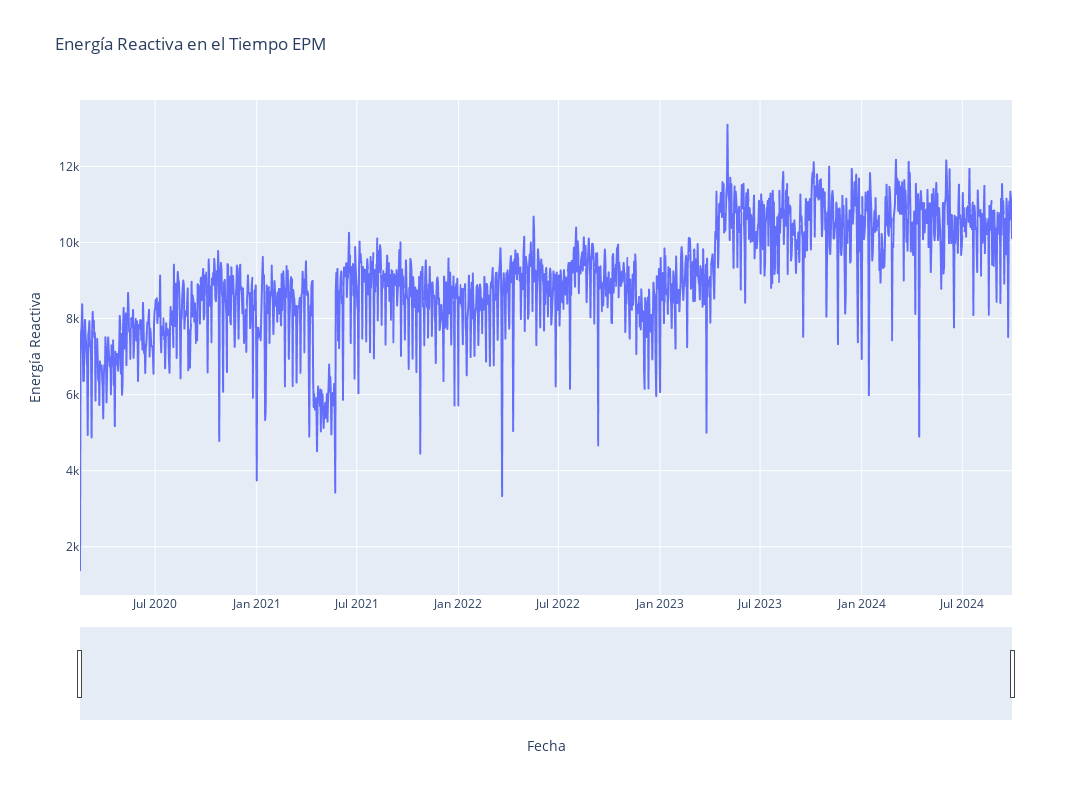

The notebook cell this image was saved under:
### Code cell
# Visualiza la serie temporal

#plt.plot(data_day['date'], df_er)
fig = px.line(df_energia_epm, x='date', y='reactiva_inductiva', title='Energía Reactiva en el Tiempo')

# Personalización del gráfico
fig.update_layout(
    title='Energía Reactiva en el Tiempo EPM',
    xaxis_title='Fecha',
    yaxis_title='Energía Reactiva',
    xaxis_rangeslider_visible=True,  # Agregar slider para seleccionar el rango de fechas
    width=1400,
    height=800
)

fig.show()

### Figure 1 — Plotly figure (JSON) as saved in the notebook; plotly's stock layout.template omitted (floating-point values rounded to 4 significant figures; data arrays with more than 128 entries replaced by an {"elided": "..."} marker saying what was removed)
{"data": [{"hovertemplate": "date=%{x}<br>reactiva_inductiva=%{y}<extra></extra>", "legendgroup": "", "line": {"color": "#636efa", "dash": "solid"}, "marker": {"symbol": "circle"}, "mode": "lines", "name": "", "showlegend": false, "type": "scattergl", "x": {"elided": "1668 str values"}, "xaxis": "x", "y": {"elided": "1668 int values"}, "yaxis": "y"}], "layout": {"height": 800, "legend": {"tracegroupgap": 0}, "title": {"text": "Energía Reactiva en el Tiempo EPM"}, "width": 1400, "xaxis": {"anchor": "y", "domain": [0, 1], "rangeslider": {"visible": true}, "title": {"text": "Fecha"}}, "yaxis": {"anchor": "x", "domain": [0, 1], "title": {"text": "Energía Reactiva"}}}}
